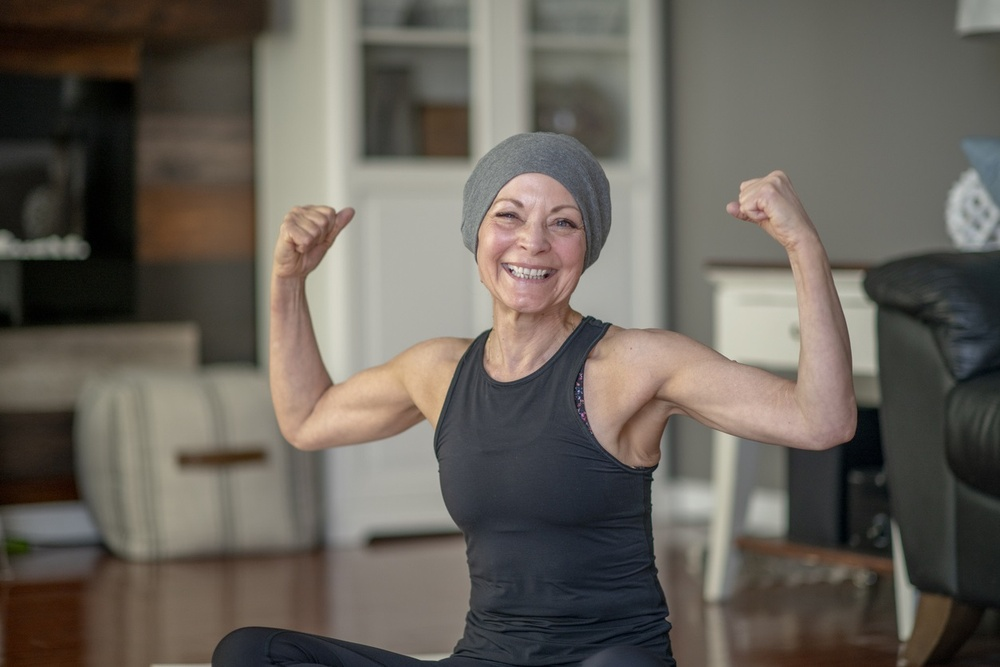
#> input picture Image/women.jpeg, 1000 x 667 px, shrunk from 1254 x 836 before the run
$ python Q3.py
#> lines starting #> are read from the running program, lines starting #| are printed output that depends on the picture
# load the libraries
import cv2 as cv
import numpy as np

# To rotate image with given angle
def rotateImage(image, angle):
    # define the center
    center = tuple(np.array(image.shape[1::-1]) / 2)

    # get rotate
    rotation_matrix = cv.getRotationMatrix2D(center, angle, 1.0)
    rotated_image = cv.warpAffine(image, rotation_matrix, image.shape[1::-1], flags=cv.INTER_LINEAR)
    return rotated_image


# Load the image
img = cv.imread('Image/women.jpeg')
#> img is the input picture: shape (667, 1000, 3); mean B, G, R 90.1, 98, 103.6

if img is None:
    print("Error --> Unable to read the image.")
else:

    # Rotate the image
    rotat45 = rotateImage(img, 45)
#> in rotateImage, `rotated_image = cv.warpAffine(image, rotation_matrix, image.shape[1::-..`:
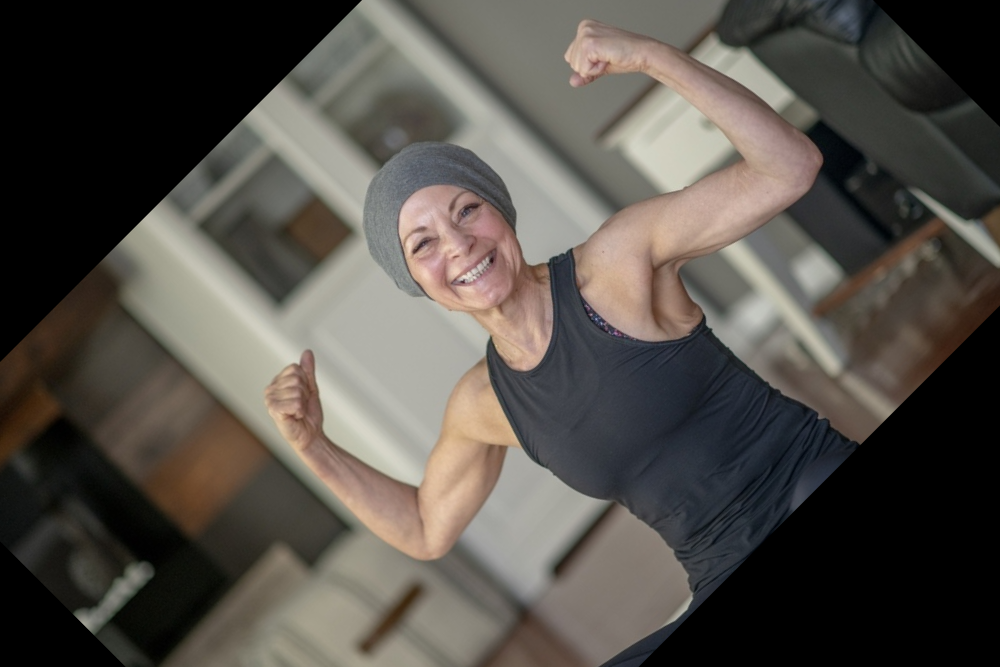
#> rotated_image: shape (667, 1000, 3); mean B, G, R 73.5, 79.6, 84.2
    rotat90 = rotateImage(img, 90)
#> call 2 of rotateImage, with angle = 90
#> in rotateImage (call 2), `rotated_image = cv.warpAffine(image, rotation_matrix, image.shape[1::-..`:
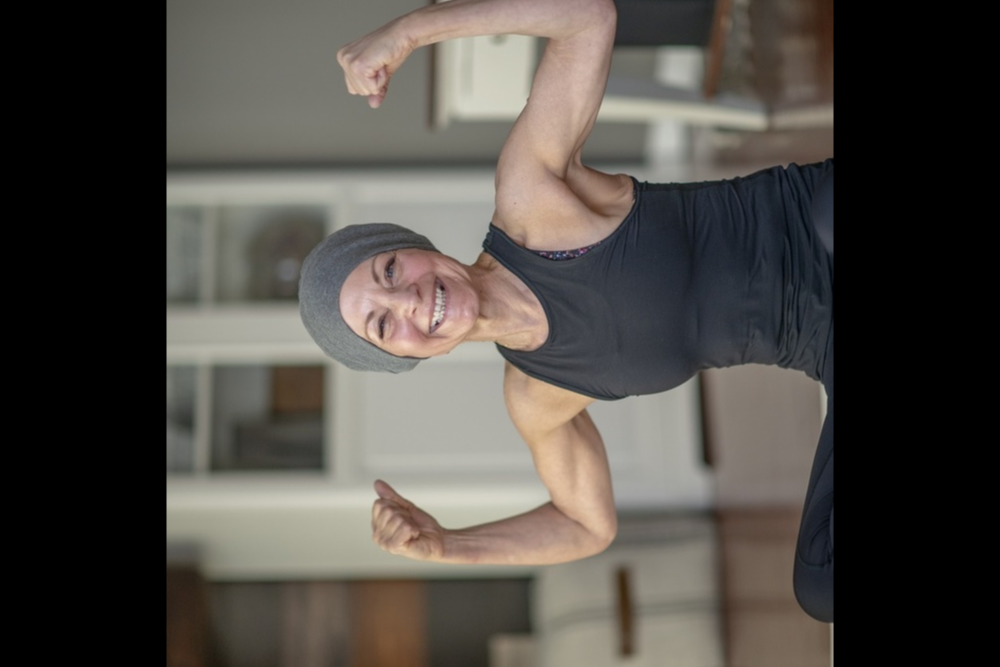
#> rotated_image: shape (667, 1000, 3); mean B, G, R 70.6, 76, 80.5

    # Show the spatial images
    cv.imshow("Original image", img)
    cv.imshow('rotated 45', rotat45)
    cv.imshow('rotated 90', rotat90)


    # save the output
    cv.imwrite('Q3_outputs/rotated45.jpg', rotat45)
    cv.imwrite('Q3_outputs/rotated90.jpg', rotat90)

    cv.waitKey(0)
    cv.destroyAllWindows()

$ run again, with Image/bicycle.jpeg copied over Image/women.jpeg
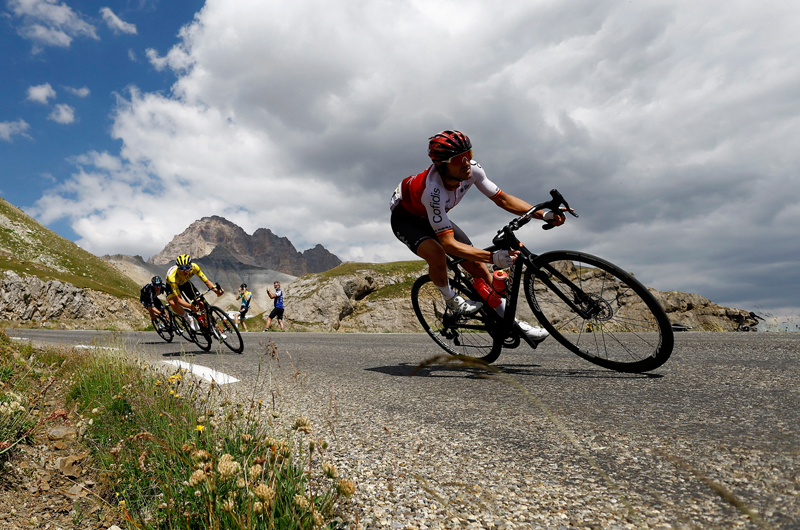
#> input picture Image/bicycle.jpeg, 800 x 530 px
#> img is the input picture: shape (530, 800, 3); mean B, G, R 130.9, 136.8, 137.8
#> in rotateImage, `rotated_image = cv.warpAffine(image, rotation_matrix, image.shape[1::-..`:
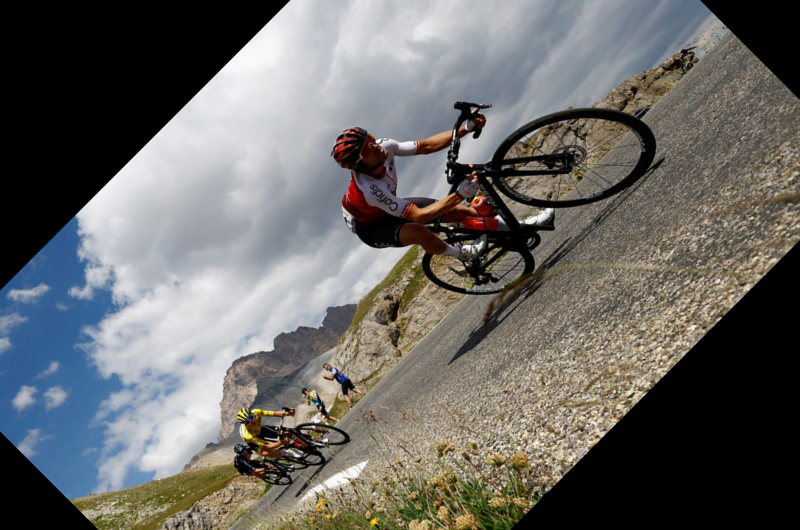
#> rotated_image: shape (530, 800, 3); mean B, G, R 103.1, 105.8, 106.6
#> in rotateImage (call 2), `rotated_image = cv.warpAffine(image, rotation_matrix, image.shape[1::-..`:
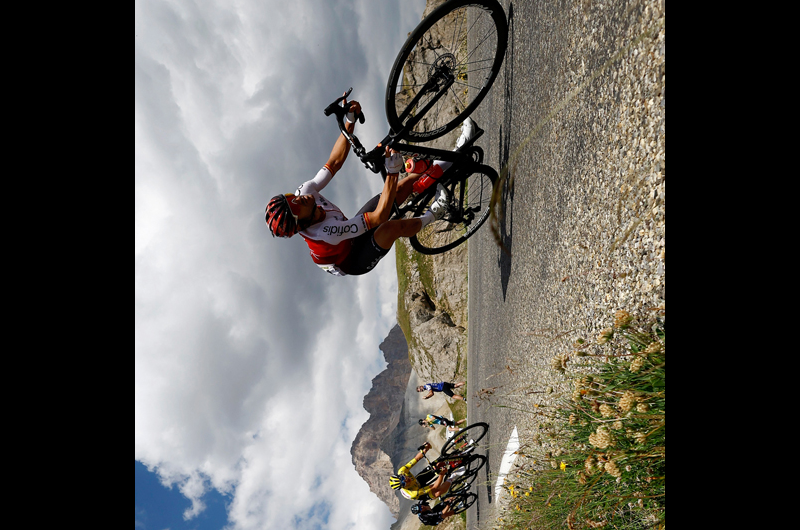
#> rotated_image: shape (530, 800, 3); mean B, G, R 87.9, 92.7, 95
